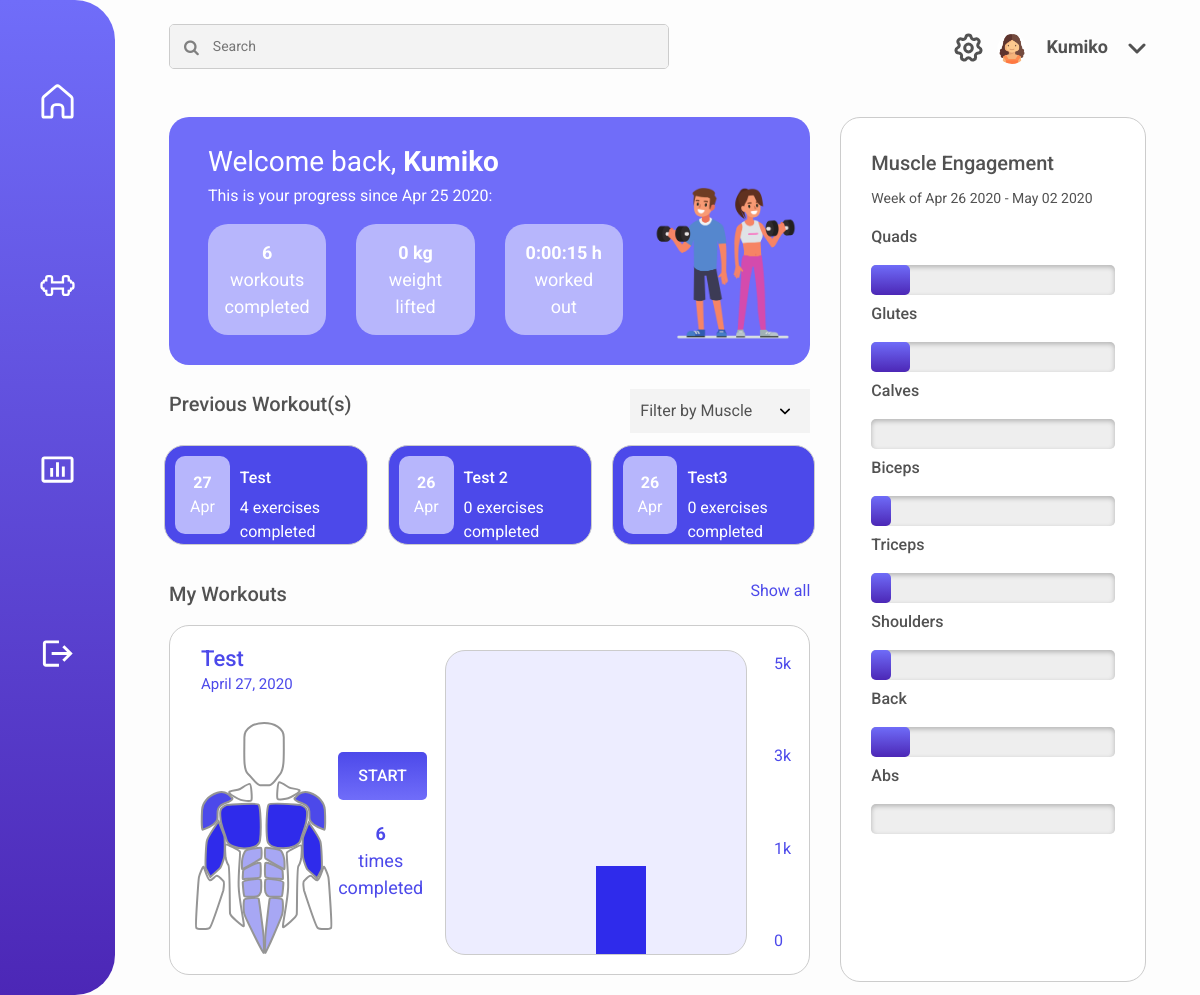
The page / (signed in) on the database as committed earlier.
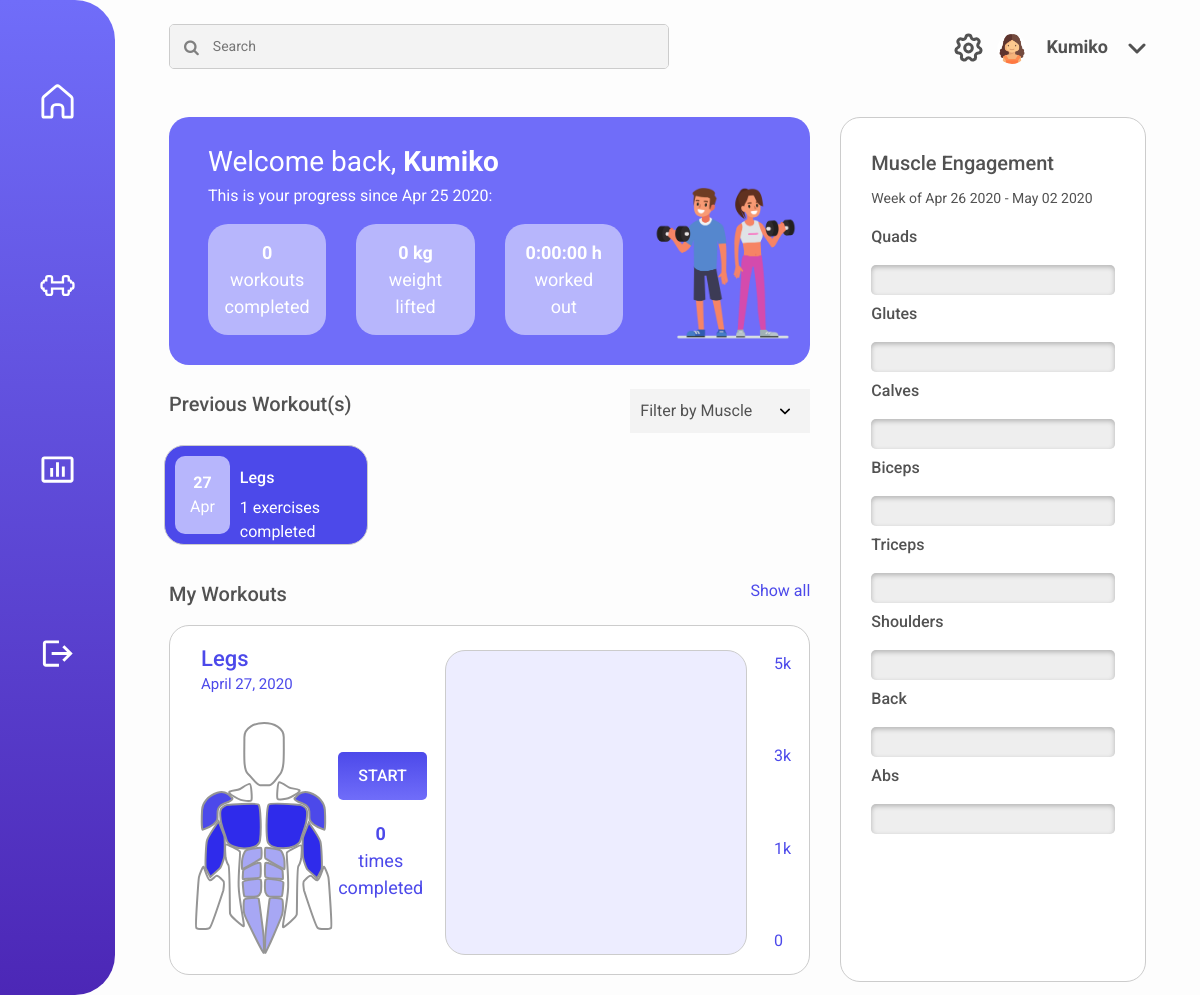
The same page on the database as committed later.
### dashboard/models.py (models this page shows)
class Workout(models.Model):
	times_completed = models.IntegerField()
	date_created = models.DateField(auto_now_add=True)
	last_date_completed = models.DateField(auto_now=True)
	name = models.CharField(max_length=120)
	avg_time_completed = models.DurationField(default=timedelta(minutes=0))
	total_time = models.DurationField(default=timedelta(minutes=0))
	user = models.ForeignKey(User, on_delete=models.CASCADE)
	weight_lifted = models.FloatField(default=0)

class Exercise(models.Model):
	exercise_type = models.ForeignKey(ExerciseType, on_delete=models.CASCADE)
	num_reps = models.IntegerField()
	num_sets = models.IntegerField()
	weight_lifted = models.FloatField()
	weight = models.FloatField()
	workout = models.ForeignKey('Workout', on_delete=models.CASCADE)

### dashboard/views.py (the view, shortened to what this page needs)
# urls.py: path('', dashboard_view),
@login_required
def dashboard_view(request):
	workouts = Workout.objects.filter(user=request.user)
	exercises = []
	muscles = []
	muscle_groups = ['Abs','Back','Biceps','Calves','Chest', 'Forearms', 'Glutes', 'Hamstrings', 'Quadriceps', 'Shoulders', 'Traps', 'Triceps', 'Upper Back', 'Lower Back']
	lower = ['Calves', 'Glutes', 'Hamstrings', 'Quadriceps', 'Lower Back']
	upper = ['Abs','Back','Biceps', 'Chest', 'Forearms', 'Shoulders', 'Traps', 'Triceps', 'Upper Back']
	weightLifted = 0
	hoursWorked = timedelta(minutes=0)
	workoutsCompleted = 0
	for workout in workouts:
		hoursWorked += workout.total_time # Calculate total time
		workoutsCompleted += workout.times_completed # Calculate total workouts completed
		for exercise in Exercise.objects.filter(workout=workout):
			exercises.append(exercise) # Add exercises which belong to workouts of user
		weightLifted += workout.weight_lifted
	filtered_workouts = workouts
	date_range = week_range(datetime.today())
	for exercise in exercises:
		for muscle in exercise.exercise_type.muscles_worked:
			for i in range(0,exercise.workout.times_completed): # Add muscle multiplied by number of times workout was completed
				if muscle == "Lower Back" or muscle == "Upper Back":
					muscles.append("Back")
				else:
					muscles.append(muscle)
	occurences = Counter(muscles)
	if(len(muscles) > 0):
		for muscle in muscle_groups:
			occurences[muscle] = int(occurences[muscle]/len(muscles) * 100) # Calculate percentage of muscle use
	return render(request, 'home.html', {'workouts':workouts, 'filtered_workouts':filtered_workouts, 'workouts_completed':workoutsCompleted,'weight_lifted':weightLifted, 'total_time':hoursWorked, 'date_range':date_range, 'engagement':occurences})

### templates/home.html (shortened to what this page needs)
{% load static %}
<!DOCTYPE html>
<html lang="en">
<head>
    <link rel="stylesheet" href="https://cdnjs.cloudflare.com/ajax/libs/font-awesome/4.7.0/css/font-awesome.min.css">
    <link href="{% static 'fitnessing/css/dashboard.css' %}" rel="stylesheet">
    <link rel="stylesheet" href="https://stackpath.bootstrapcdn.com/bootstrap/4.4.1/css/bootstrap.min.css">
</head>
<body>
    <div class="sidenav">
        <div class=link1>
            <a href="/"><img class="home" src="{% static 'fitnessing/images/Home_Icon_White.svg' %}"></a>
        </div>
        <div class=link2>
            <a href="/workouts"><img class="workouts" src="{% static 'fitnessing/images/Weight_Icon.svg' %}"></a>
        </div>
        <div class=link3>
            <a href="/stats"><img class="stats" src="{% static 'fitnessing/images/Bar_Chart_Icon.svg' %}"></a>
        </div>
        <div class=link4>
            <a href="/accounts/logout"><img class="login" src="{% static 'fitnessing/images/Logout_Icon.svg' %}"></a>
        </div>
    </div>
    <div class="container-fluid main">
        <div class="row mx-4 mt-4">
            <div class="col-sm-8">
                <div class="searchContainer">
                    <i class="fa fa-search searchIcon"></i>
                    <input class="searchBox" type="text" placeholder="Search">
                </div>
            </div>
            <div class="col-sm-4 text-right pt-2">
                <a href="/settings"><img class="settings" src="{% static 'fitnessing/images/Settings_Icon.svg' %}"></a>
                <div class="profile align-middle">
                    <img class="userIcon" src="{% static 'fitnessing/images/Placeholder_User_Icon.png' %}">
                    <button class="name">{{user.get_short_name}}</button>
                    <img class="dropdownIcon" src="{% static 'fitnessing/images/Dropdown_Icon.svg' %}">
                </div>
            </div>
        </div>
        <div class="row mx-4 mt-4">
            <div class="col-sm-8">
                <div class="row welcome_box p-4 mx-0">
                    <div class="col-sm-9">
                        <div class="row">
                            <div class="col-sm-12">
                                <p class="welcome_title">Welcome back, <b>{{ user.get_short_name }}</b></p>
                                <p class="subtitle">This is your progress since {{ user.date_joined|date:'M d Y' }}:</p>
                            </div>
                        </div>
                        <div class="row">
                            <div class="col-sm-4">
                                <div class = "box">
                                    <p><b>{{ workouts_completed }}</b><br>workouts<br>completed</p>
                                </div>
                            </div>
                            <div class="col-sm-4">
                                <div class = "box">
                                    <p><b>{{ weight_lifted|floatformat:0 }} kg</b><br>weight<br>lifted</p>
                                </div>
                            </div>
                            <div class="col-sm-4">
                                <div class = "box">
                                    <p><b>{{ total_time }} h</b><br>worked<br>out</p>
                                </div>
                            </div>
                        </div>
                    </div>
                    <div class="col-sm-3 mx-auto">
                        <img class="people" src="{% static 'fitnessing/images/fitness-people.png' %}">
                    </div>
                </div>
                <div class="row mt-4">
                    <div class="col-sm-7">
                        <p class = "title">Previous Workout(s)</p>
                    </div>
                    <div class="col-sm-5 text-right">
                        <form method="get" id="workout_filter">
                            <select name="musclegroup" aria-invalid="false" onchange="this.form.submit();">
                                <option value="">Filter by Muscle</option>
                            </select>
                        </form>
                    </div>
                </div>
                <div class="row">
                    {% for workout in filtered_workouts %}
                    {% if forloop.counter0 < 3 %}
                    <div class="col-sm-4 px-0">
                        <div class = "prev_workout_container" onclick="location.href='/current-workout/' + {{ workout.id }} " >
                            <div class="date">
                                <p class="m-0"><b>{{workout.last_date_completed|date:'d'}}</b><br>{{workout.last_date_completed|date:'M'}}</p>
                            </div>
                            <p class = "subtitle2">{{ workout.name|title }}</p>
                            <p class = "desc">{{ workout.exercise_set.count }} exercises completed</p>
                        </div>
                    </div>
                    {% endif %}
                    {% endfor %}
                </div>
                <div class="row mt-4">
                    <div class="col-sm-7">
                        <p class = "title">My Workouts</p>
                    </div>
                    <div class="col-sm-5 text-right">
                        <a class = "link" href="/workouts">Show all</a>
                    </div>
                </div>
                <div class="row workouts_container mx-0">
                    {% if workouts.count > 0 %}
                    {% with workouts|first as first_workout %}
                    <div class="col-sm-5">
                        <div class="row p-3">
                            <div class="col-sm-12">
                                <p class="muscle_group mb-2">{{first_workout.name}}</p>
                                <p class="day mb-0">{{first_workout.last_date_completed}}</p>
                            </div>
                        </div>
                        <div class="row">
                            <div class="col-sm-6">
                                <img class="diagram" src="{% static 'fitnessing/images/Muscles.svg' %}">
                            </div>
                            <div class="col-sm-6">
                                <div class="start" onclick="location.href='/current-workout/' + {{ first_workout.id }} ">START</div>
                                <p class="completed"><b>{{first_workout.times_completed}}</b><br>times<br>completed</p>
                            </div>
                        </div>
                    </div>
                    <div class="col-sm-6 p-4">
                        <div class="row graph_container">
                            {% for exercise in first_workout.exercise_set.all %}
                                {% widthratio exercise.weight_lifted 2.205 1 as kg %}
                                {% widthratio kg 5000 100 as percent %}
                                {% if percent|add:0 > 100 %}
                                    {% with 100 as cap %}
                                        {% if forloop.counter0 == 0 %}
                                        <div class="col-sm-2 bar1" style="height: {{cap}}% !important"></div>
                                        {% endif %}
                                        {% if forloop.counter0 == 1 %}
                                        <div class="col-sm-2 bar2" style="height: {{cap}}% !important"></div>
                                        {% endif %}
                                        {% if forloop.counter0 == 2 %}
                                        <div class="col-sm-2 bar3" style="height: {{cap}}% !important"></div>
                                        {% endif %}
                                        {% if forloop.counter0 == 3 %}
                                        <div class="col-sm-2 bar4" style="height: {{cap}}% !important"></div>
                                        {% endif %}
                                        {% if forloop.counter0 == 4 %}
                                        <div class="col-sm-2 bar2" style="height: {{cap}}% !important"></div>
                                        {% endif %}
                                        {% if forloop.counter0 == 5 %}
                                        <div class="col-sm-2 bar5" style="height: {{cap}}% !important"></div>
                                        {% endif %}
                                    {% endwith %}
                                {% else %}
                                    {% if forloop.counter0 == 3 %}
                                    <div class="col-sm-2 bar4" style="height: {{percent}}% !important"></div>
                                    {% endif %}
                                {% endif %}
                            {% endfor %}
                       </div>
                    </div>
                    <div class="col-sm-1">
                        <div class="measurements">
                            <p>5k</p>
                            <p>3k</p>
                            <p>1k</p>
                            <p>0</p>
                        </div>
                    </div>
                    {% endwith %}
                    {% else %}
                    <div class="col-sm-12 text-center mt-4 pt-4">
                        <p class="empty_workouts">You have no workouts added yet. Go on and add your first one!</p>
                    </div>
                    {% endif %}
                </div>
            </div>
            <div class="col-sm-4">
                <div class = "muscle_engagement_container">
                    <p class="title margin">Muscle Engagement</p>
                    <p class="week">Week of {{ date_range.0|date:'M d Y' }} - {{ date_range.1|date:'M d Y' }}</p>
                    <p class="muscle">Quads</p>
                    <progress id="Quads" value={{engagement.Quadriceps}} max="100"> {{engagement.Quadriceps}}% </progress>
                    <br>
                    <p class="muscle">Glutes</p>
                    <progress id="Glutes" value={{engagement.Glutes}} max="100"> </progress>
                    <br>
                    <p class="muscle">Calves</p>
                    <progress id="Calves" value={{engagement.Calves}} max="100">  </progress>
                    <br>
                    <p class="muscle">Biceps</p>
                    <progress id="Biceps" value={{engagement.Biceps}} max="100"> </progress>
                    <br>
                    <p class="muscle">Triceps</p>
                    <progress id="Triceps" value={{engagement.Triceps}} max="100"> </progress>
                    <br>
                    <p class="muscle">Shoulders</p>
                    <progress id="Shoulders" value={{engagement.Shoulders}} max="100"> </progress>
                    <br>
                    <p class="muscle">Back</p>
                    <progress id="Back" value={{engagement.Back}} max="100"> </progress>
                    <br>
                    <p class="muscle">Abs</p>
                    <progress id="Abs" value={engagement.Abs}} max="100"> </progress>
                    <br>
                </div>
            </div>
        </div>
</body>
</html>

Rows that differ between the two databases and show on the page:
removed Workout: last_date_completed "27", last_date_completed "Apr", name "Test", exercise_set.count "4", last_date_completed "April 27, 2020", times_completed "6"
removed Workout: last_date_completed "26", last_date_completed "Apr", name "Test 2", exercise_set.count "0"
removed Workout: last_date_completed "26", last_date_completed "Apr", name "Test3", exercise_set.count "0"
removed Exercise: {{ percent }} 29 (drawn)
added Workout: last_date_completed "27", last_date_completed "Apr", name "Legs", exercise_set.count "1", last_date_completed "April 27, 2020", times_completed "0"
Other text that changed with them:
{{ workouts_completed }}: "6" → "0"
{{ total_time }}: "0:00:15" → "0:00:00"
{{ engagement.Quadriceps }}: 16 → 0 (drawn)
{{ engagement.Glutes }}: 16 → 0 (drawn)
{{ engagement.Biceps }}: 8 → 0 (drawn)
{{ engagement.Triceps }}: 8 → 0 (drawn)
{{ engagement.Shoulders }}: 8 → 0 (drawn)
{{ engagement.Back }}: 16 → 0 (drawn)
